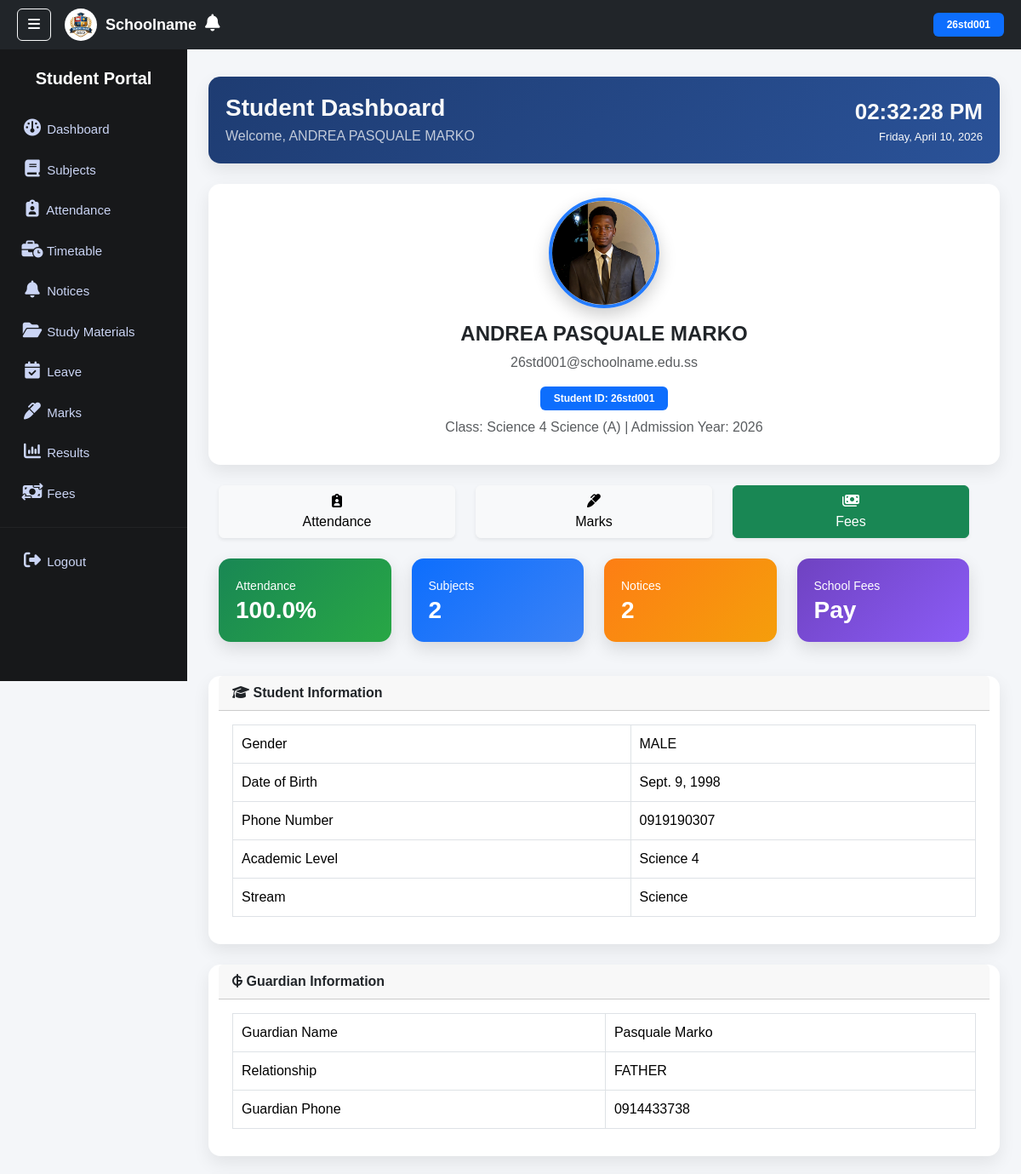
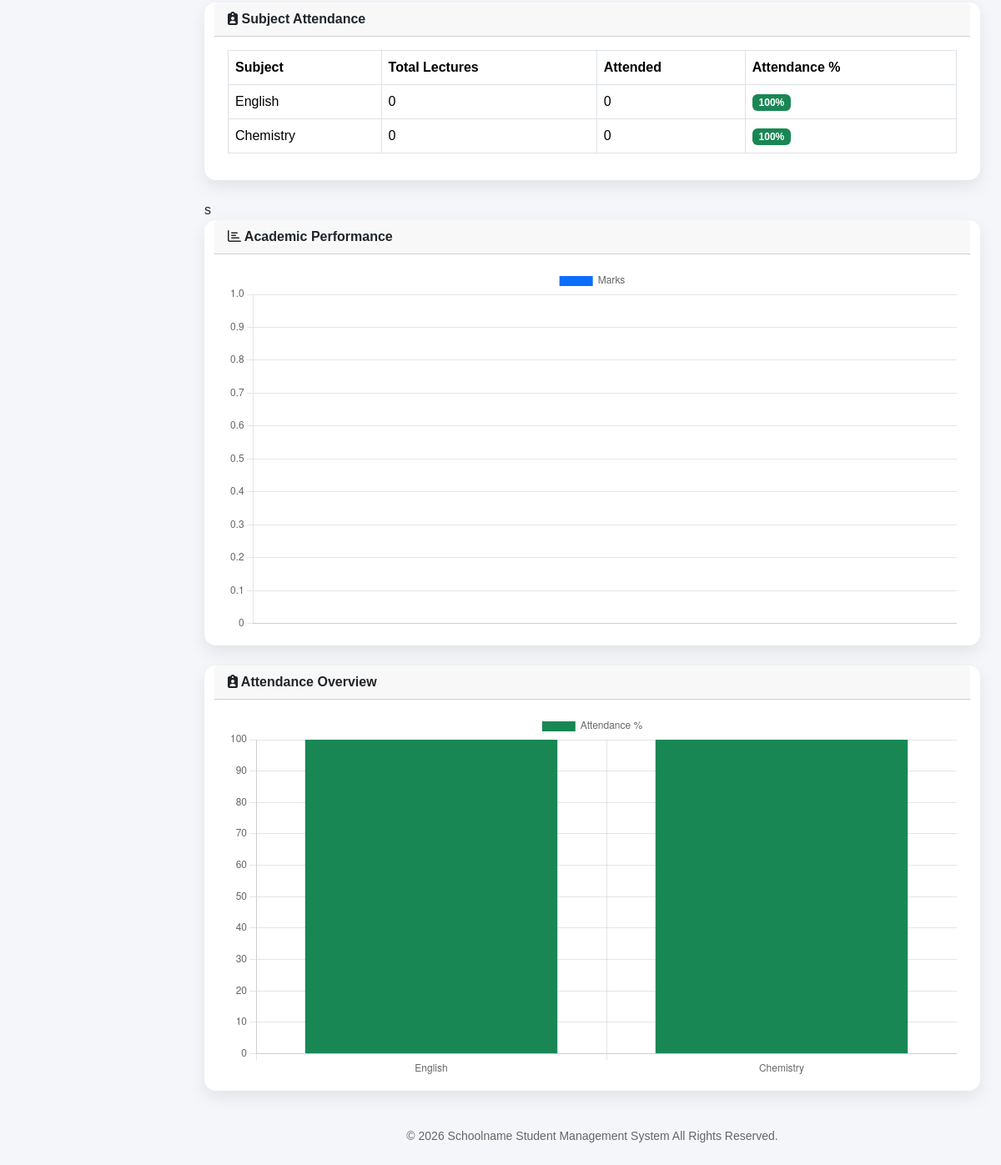
Page /student/dashboard/ (signed in) on the committed database (2 pictures, top to bottom).
### core/models.py (models this page shows, shortened)
class Student(models.Model):
    user = models.OneToOneField(User, on_delete=models.CASCADE)
    classroom = models.ForeignKey(ClassRoom, on_delete=models.SET_NULL, null=True)
    student_id = models.CharField(max_length=20, unique=True)
    school_email = models.EmailField(unique=True)
    admission_year = models.PositiveIntegerField()
    sequence_number = models.PositiveIntegerField()
    application = models.OneToOneField(
        'StudentApplication',
        on_delete=models.SET_NULL,
        null=True,
        blank=True
    )
    enrolled_date = models.DateTimeField(auto_now_add=True)
    class Meta:
        constraints = [
            models.UniqueConstraint(
                fields=['admission_year', 'sequence_number'],
                name='unique_student_sequence'
            )
        ]

class StudentApplication(models.Model):
    application_status = models.CharField(
        max_length=10,
        choices=APPLICATION_STATUS_CHOICES,
        default='PENDING'
    )
    full_name = models.CharField(max_length=150, validators=[validate_full_name])
    date_of_birth = models.DateField()
    gender = models.CharField(max_length=10, choices=GENDER_CHOICES)
    passport_photo = models.ImageField(upload_to='students/photos/')
    personal_email = models.EmailField(unique=True)
    phone_number = models.CharField(max_length=20)
    guardian_name = models.CharField(max_length=150)
    guardian_relationship = models.CharField(
        max_length=20,
        choices=GUARDIAN_RELATIONSHIP_CHOICES
    )
    guardian_phone = models.CharField(max_length=20)
    applied_level = models.ForeignKey(AcademicLevel, on_delete=models.SET_NULL, null=True)
    applied_stream = models.ForeignKey(
        AcademicStream,
        on_delete=models.SET_NULL,
        null=True,
        blank=True
    )
    applied_date = models.DateTimeField(auto_now_add=True)
    enrolled_date = models.DateTimeField(null=True, blank=True)

class ClassRoom(models.Model):
    level = models.ForeignKey(AcademicLevel, on_delete=models.CASCADE)
    stream = models.ForeignKey(
        AcademicStream,
        on_delete=models.SET_NULL,
        null=True,
        blank=True
    )
    section = models.CharField(max_length=5)
    capacity = models.PositiveIntegerField(default=45)
    class Meta:
        constraints = [
            models.UniqueConstraint(
                fields=['level', 'section'],
                condition=Q(stream__isnull=True),
                name='unique_classroom_no_stream'
            ),
            models.UniqueConstraint(
                fields=['level', 'stream', 'section'],
                condition=Q(stream__isnull=False),
                name='unique_classroom_with_stream'
            ),
        ]
    def __str__(self):
        return f"{self.level} {self.stream or ''} ({self.section})"

class AcademicLevel(models.Model):
    name = models.CharField(max_length=20, unique=True)
    has_streams = models.BooleanField(default=False)
    def __str__(self):
        return self.name

class AcademicStream(models.Model):
    name = models.CharField(max_length=20, unique=True)
    def __str__(self):
        return self.name

class Subject(models.Model):
    name = models.CharField(max_length=100)
    level = models.ForeignKey(AcademicLevel, on_delete=models.CASCADE)
    stream = models.ForeignKey(
        AcademicStream,
        on_delete=models.SET_NULL,
        null=True,
        blank=True
    )
    class Meta:
        constraints = [
            models.UniqueConstraint(
                fields=['name', 'level'],
                condition=Q(stream__isnull=True),
                name='unique_subject_no_stream'
            ),
            models.UniqueConstraint(
                fields=['name', 'level', 'stream'],
                condition=Q(stream__isnull=False),
                name='unique_subject_with_stream'
            ),
        ]

### core/views.py (the view, shortened to what this page needs)
# urls.py: path('student/dashboard/', views.student_dashboard, name='student_dashboard'),
@login_required
@user_passes_test(is_student)
def student_dashboard(request):
    student = Student.objects.get(user=request.user)
    classroom = student.classroom
    if classroom and classroom.stream:
        subjects = Subject.objects.filter(
            level=classroom.level,
            stream=classroom.stream
        )
    else:
        subjects = Subject.objects.filter(level=classroom.level)
    marks = Marks.objects.filter(
        student=student,
        subject__in=subjects
    ).select_related('subject')
    subject_names = [m.subject.name for m in marks]
    subject_marks = [m.marks for m in marks]
    attendance_records = Attendance.objects.filter(student=student)
    total_lectures = sum(a.lectures_held for a in attendance_records)
    attended_lectures = sum(a.lectures_attended for a in attendance_records)
    missed_lectures = total_lectures - attended_lectures
    attendance_percentage = 100
    if attendance_percentage > 100:
        attendance_percentage = 100
    if attendance_percentage < 0:
        attendance_percentage = 0
    attendance_percentage = round(attendance_percentage, 2)
    subject_attendance = []
    for subject in subjects:
        records = Attendance.objects.filter(
            student=student,
            subject=subject
        )
        total = sum(r.lectures_held for r in records)
        attended = sum(r.lectures_attended for r in records)
        missed = total - attended
        percentage = 100
        if percentage > 100:
            percentage = 100
        if percentage < 0:
            percentage = 0
        subject_attendance.append({
            "subject": subject,
            "total": total,
            "attended": attended,
            "percentage": round(percentage, 2)
        })
    attendance_labels = [a["subject"].name for a in subject_attendance]
    attendance_data = [a["percentage"] for a in subject_attendance]
    notices = Notice.objects.filter(Q(target_role='ALL') | Q(target_role='STUDENT'))
    timetable = Timetable.objects.filter(
        classroom=student.classroom
    ).order_by('day', 'start_time')
    materials = StudyMaterial.objects.filter(
    subject__in=subjects)
    return render(request, 'student/dashboard.html', {
        'student': student,
        'subjects': subjects,
        'marks': marks,
        'attendance_percentage': attendance_percentage,
        'subject_names': subject_names,
        'subject_marks': subject_marks,
        'subject_attendance': subject_attendance,
        'attendance_labels': attendance_labels,
        'attendance_data': attendance_data,
        'notices': notices,
        'timetable': timetable,
        'materials': materials,
        'stripe_public_key': settings.STRIPE_PUBLIC_KEY
    })

### templates/student/dashboard.html (shortened to what this page needs)
{% extends "base.html" %}
{% load static %}
{% block sidebar %}
{% include "includes/student_sidebar.html" %}
{% endblock %}
{% block content %}
<div class="container-fluid">
<div class="row">
<div class="dashboard-header d-flex justify-content-between align-items-center flex-wrap mb-4">
<div>
<h3 class="fw-bold mb-1">Student Dashboard</h3>
<p class="mb-0 opacity-75">
Welcome, {{ student.application.full_name }}
</p>
</div>
<div class="header-clock text-end">
<div class="clock-time" id="studentClock">--:--:--</div>
<div class="clock-date" id="studentDate">Loading...</div>
</div>
</div>
<div class="card dashboard-card mb-4">
<div class="card-body text-center">
{% if student.application.passport_photo %}
<img src="{{ student.application.passport_photo.url }}" class="profile-img mb-3">
{% endif %}
<h4 class="fw-bold">{{ student.application.full_name }}</h4>
<p class="text-muted">{{ student.school_email }}</p>
<span class="badge bg-primary px-3 py-2">
Student ID: {{ student.student_id }}
</span>
<p class="text-muted mt-2">
Class: {{ student.classroom }} |
Admission Year: 20{{ student.admission_year }}
</p>
</div>
</div>
<div class="row text-center mb-4">
<div class="col-4">
<a href="{% url 'student_attendance_history' %}" class="btn btn-light w-100 shadow-sm">
<i class="fa-solid fa-clipboard-user"></i><br>Attendance
</a>
</div>
<div class="col-4">
<a href="{% url 'student_marks_report' %}" class="btn btn-light w-100 shadow-sm">
<i class="fa-solid fa-marker"></i><br>Marks
</a>
</div>
<div class="col-4">
<button id="checkout-button" class="btn btn-success w-100 shadow-sm">
<i class="fa-solid fa-money-bills"></i><br>Fees
</button>
</div>
</div>
<div class="row mb-4">
<div class="col-md-3 col-6 mb-3">
<div class="stat-card bg-attendance">
<small>Attendance</small>
<h3>{{ attendance_percentage|floatformat:1 }}%</h3>
</div>
</div>
<div class="col-md-3 col-6 mb-3">
<div class="stat-card bg-subjects">
<small>Subjects</small>
<h3>{{ subjects|length }}</h3>
</div>
</div>
<div class="col-md-3 col-6 mb-3">
<div class="stat-card bg-notices">
<small>Notices</small>
<h3>{{ notices|length }}</h3>
</div>
</div>
<div class="col-md-3 col-6 mb-3">
<div class="stat-card bg-fees">
<small>School Fees</small>
<h3>Pay</h3>
</div>
</div>
</div>
<div class="card dashboard-card mb-4">
<div class="card-header fw-bold">
<i class="fa-solid fa-graduation-cap"></i> Student Information
</div>
<div class="card-body table-responsive">
<table class="table info-table">
<tr>
<td>Gender</td>
<td>{{ student.application.gender }}</td>
</tr>
<tr>
<td>Date of Birth</td>
<td>{{ student.application.date_of_birth }}</td>
</tr>
<tr>
<td>Phone Number</td>
<td>{{ student.application.phone_number }}</td>
</tr>
<tr>
<td>Academic Level</td>
<td>{{ student.application.applied_level }}</td>
</tr>
<tr>
<td>Stream</td>
<td>{{ student.application.applied_stream|default:"N/A" }}</td>
</tr>
</table>
</div>
</div>
<div class="card dashboard-card mb-4">
<div class="card-header fw-bold">
<i class="fa-solid fa-guarani-sign"></i> Guardian Information
</div>
<div class="card-body table-responsive">
<table class="table info-table">
<tr>
<td>Guardian Name</td>
<td>{{ student.application.guardian_name }}</td>
</tr>
<tr>
<td>Relationship</td>
<td>{{ student.application.guardian_relationship }}</td>
</tr>
<tr>
<td>Guardian Phone</td>
<td>{{ student.application.guardian_phone }}</td>
</tr>
</table>
</div>
</div>
<div class="card dashboard-card mb-4">
<div class="card-header fw-bold">
<i class="fa-solid fa-clipboard-user"></i> Subject Attendance
</div>
<div class="card-body table-responsive">
<table class="table table-bordered">
<thead>
<tr>
<th>Subject</th>
<th>Total Lectures</th>
<th>Attended</th>
<th>Attendance %</th>
</tr>
</thead>
<tbody>
{% for a in subject_attendance %}
<tr>
<td>{{ a.subject.name }}</td>
<td>{{ a.total }}</td>
<td>{{ a.attended }}</td>
<td>
{% if a.percentage < 75 %}
<span class="badge bg-danger">
{{ a.percentage }}% ⚠
</span>
{% else %}
<span class="badge bg-success">
{{ a.percentage }}%
</span>
{% endif %}
</td>
</tr>
{% empty %}
<tr>
<td colspan="4" class="text-center text-muted">
No attendance records yet
</td>
</tr>
{% endfor %}
</tbody>
</table>
</div>
</div>s
<div class="card dashboard-card mb-4">
<div class="card-header fw-bold">
<i class="fa-regular fa-chart-bar"></i> Academic Performance
</div>
<div class="card-body">
<canvas id="marksChart"></canvas>
</div>
</div>
<div class="card dashboard-card mb-4">
<div class="card-header fw-bold">
<i class="fa-solid fa-clipboard-user"></i> Attendance Overview
</div>
<div class="card-body">
<canvas id="attendanceChart"></canvas>
</div>
</div>
<script>
new Chart(document.getElementById('marksChart'),{
type:'bar',
data:{
labels:{{ subject_names|safe }},
datasets:[{
label:'Marks',
data:{{ subject_marks|safe }},
backgroundColor:'#0d6efd'
}]
},
options:{
responsive:true
}
});
new Chart(document.getElementById('attendanceChart'),{
type:'bar',
data:{
labels:{{ attendance_labels|safe }},
datasets:[{
label:'Attendance %',
data:{{ attendance_data|safe }},
backgroundColor:'#198754'
}]
},
options:{
responsive:true,
scales:{
y:{
beginAtZero:true,
max:100
}
}
}
});
</script>
{% endblock %}

### templates/base.html (shortened to what this page needs)
{% load static %}
<!DOCTYPE html>
<html lang="en">
<head>
<link href="https://cdn.jsdelivr.net/npm/bootstrap@5.3.2/dist/css/bootstrap.min.css" rel="stylesheet">
<link rel="stylesheet" href="https://cdnjs.cloudflare.com/ajax/libs/font-awesome/6.5.0/css/all.min.css">
</head>
<body>
<nav class="navbar navbar-dark bg-dark d-flex justify-content-between">
<div class="d-flex align-items-center">
<button class="btn btn-outline-light me-3" onclick="toggleSidebar()"><i class="fa-solid fa-bars"></i></button>
<div class="school-header">
<img src="{% static 'images/school_logo.png' %}" class="school-logo">
<span class="school-name">Schoolname</span>
<div class="position-relative me-3">
<i class="fa-solid fa-bell text-white fs-5"></i>
</div>
</div>
</div>
{% if request.user.is_authenticated %}
<span class="badge bg-primary px-3 py-2">
    {{ request.user.username }}
</span>
{% endif %}
</nav>
<div class="sidebar" id="sidebar">
{% block sidebar %}
{% endblock %}
</div>
<div class="main-content">
{% block content %}
{% endblock %}
<div class="footer">
© <script>document.write(new Date().getFullYear())</script>
Schoolname Student Management System All Rights Reserved.
</div>
</div>
</body>
</html>

### templates/includes/student_sidebar.html (shortened to what this page needs)
<h5 class="text-center mb-4">Student Portal</h5>
<a href="{% url 'student_dashboard' %}">
<i class="fa-solid fa-gauge"></i> Dashboard
</a>
<a href="{% url 'student_subjects' %}">
<i class="fa-solid fa-book"></i> Subjects
</a>
<a href="{% url 'student_attendance_history' %}">
<i class="fa-solid fa-clipboard-user"></i> Attendance
</a>
<a href="{% url 'student_timetable' %}">
<i class="fa-solid fa-business-time"></i> Timetable
</a>
<a href="{% url 'student_notices' %}">
    <i class="fa-solid fa-bell"></i> Notices
</a>
<a href="{% url 'student_materials' %}">
<i class="fa-solid fa-folder-open"></i> Study Materials
</a>
<a href="{% url 'student_leave' %}">
    <i class="fa-solid fa-calendar-check"></i> Leave
</a>
<a href="{% url 'student_marks_report' %}">
<i class="fa-solid fa-marker"></i> Marks
</a>
<a href="{% url 'student_results' %}">
<i class="fa-solid fa-chart-column"></i> Results
</a>
<a href="{% url 'student_fees' %}">
<i class="fa-solid fa-money-bill-transfer"></i> Fees
</a>
<hr style="border-color:#444;">
<a href="{% url 'logout' %}">
<i class="fa-solid fa-right-from-bracket"></i> Logout
</a>

### rows in the picture
Student: application.full_name "ANDREA PASQUALE MARKO", application.passport_photo (picture), school_email "26std001@schoolname.edu.ss", student_id "26std001", classroom "Science 4 Science (A)", admission_year "26", application.gender "MALE", application.date_of_birth "Sept. 9, 1998", application.phone_number "0919190307", application.applied_level "Science 4", application.applied_stream "Science", application.guardian_name "Pasquale Marko", application.guardian_relationship "FATHER", application.guardian_phone "0914433738"
Subject: subject.name "English", total "0", attended "0", percentage "100"
Subject: subject.name "Chemistry", total "0", attended "0", percentage "100"

### other values in the picture
{{ request.user.username }} "26std001"
{{ attendance_percentage|floatformat:1 }} "100.0"
{{ subjects|length }} "2"
{{ notices|length }} "2"
chart data {{ attendance_labels|safe }} ['English', 'Chemistry']
